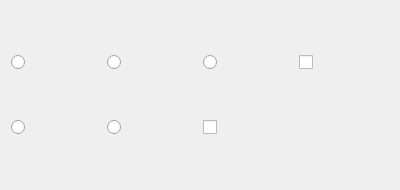
<?xml version="1.0" encoding="UTF-8"?>
<ui version="4.0">
 <class>cg3::viewer::MeshDrawListManager</class>
 <widget class="QFrame" name="cg3::viewer::MeshDrawListManager">
  <property name="geometry">
   <rect>
    <x>0</x>
    <y>0</y>
    <width>400</width>
    <height>190</height>
   </rect>
  </property>
  <property name="windowTitle">
   <string>Frame</string>
  </property>
  <layout class="QGridLayout" name="gridLayout">
   <item row="0" column="1">
    <widget class="QRadioButton" name="flatRadioButton">
     <property name="text">
      <string/>
     </property>
     <property name="icon">
      <iconset resource="icons/icons.qrc">
       <normaloff>:/flat.png</normaloff>:/flat.png</iconset>
     </property>
     <attribute name="buttonGroup">
      <string notr="true">buttonGroup</string>
     </attribute>
    </widget>
   </item>
   <item row="0" column="2">
    <widget class="QRadioButton" name="smoothRadioButton">
     <property name="text">
      <string/>
     </property>
     <property name="icon">
      <iconset resource="icons/icons.qrc">
       <normaloff>:/smooth.png</normaloff>:/smooth.png</iconset>
     </property>
     <attribute name="buttonGroup">
      <string notr="true">buttonGroup</string>
     </attribute>
    </widget>
   </item>
   <item row="0" column="0">
    <widget class="QRadioButton" name="pointsRadioButton">
     <property name="text">
      <string/>
     </property>
     <property name="icon">
      <iconset resource="icons/icons.qrc">
       <normaloff>:/points.png</normaloff>:/points.png</iconset>
     </property>
     <attribute name="buttonGroup">
      <string notr="true">buttonGroup</string>
     </attribute>
    </widget>
   </item>
   <item row="0" column="3">
    <widget class="QCheckBox" name="wireframeCheckBox">
     <property name="text">
      <string/>
     </property>
     <property name="icon">
      <iconset resource="icons/icons.qrc">
       <normaloff>:/wire.png</normaloff>:/wire.png</iconset>
     </property>
    </widget>
   </item>
   <item row="1" column="2">
    <widget class="QCheckBox" name="bboxCheckBox">
     <property name="text">
      <string/>
     </property>
     <property name="icon">
      <iconset resource="icons/icons.qrc">
       <normaloff>:/bbox.png</normaloff>:/bbox.png</iconset>
     </property>
    </widget>
   </item>
   <item row="1" column="1">
    <widget class="QRadioButton" name="tColorRadioButton">
     <property name="text">
      <string/>
     </property>
     <property name="icon">
      <iconset resource="icons/icons.qrc">
       <normaloff>:/vcolor.png</normaloff>:/vcolor.png</iconset>
     </property>
     <attribute name="buttonGroup">
      <string notr="true">buttonGroup_2</string>
     </attribute>
    </widget>
   </item>
   <item row="1" column="0">
    <widget class="QRadioButton" name="vColorRadioButton">
     <property name="text">
      <string/>
     </property>
     <property name="icon">
      <iconset resource="icons/icons.qrc">
       <normaloff>:/tcolor.png</normaloff>:/tcolor.png</iconset>
     </property>
     <attribute name="buttonGroup">
      <string notr="true">buttonGroup_2</string>
     </attribute>
    </widget>
   </item>
  </layout>
 </widget>
 <resources>
  <include location="icons/icons.qrc"/>
 </resources>
 <connections/>
 <buttongroups>
  <buttongroup name="buttonGroup_2"/>
  <buttongroup name="buttonGroup"/>
 </buttongroups>
</ui>
